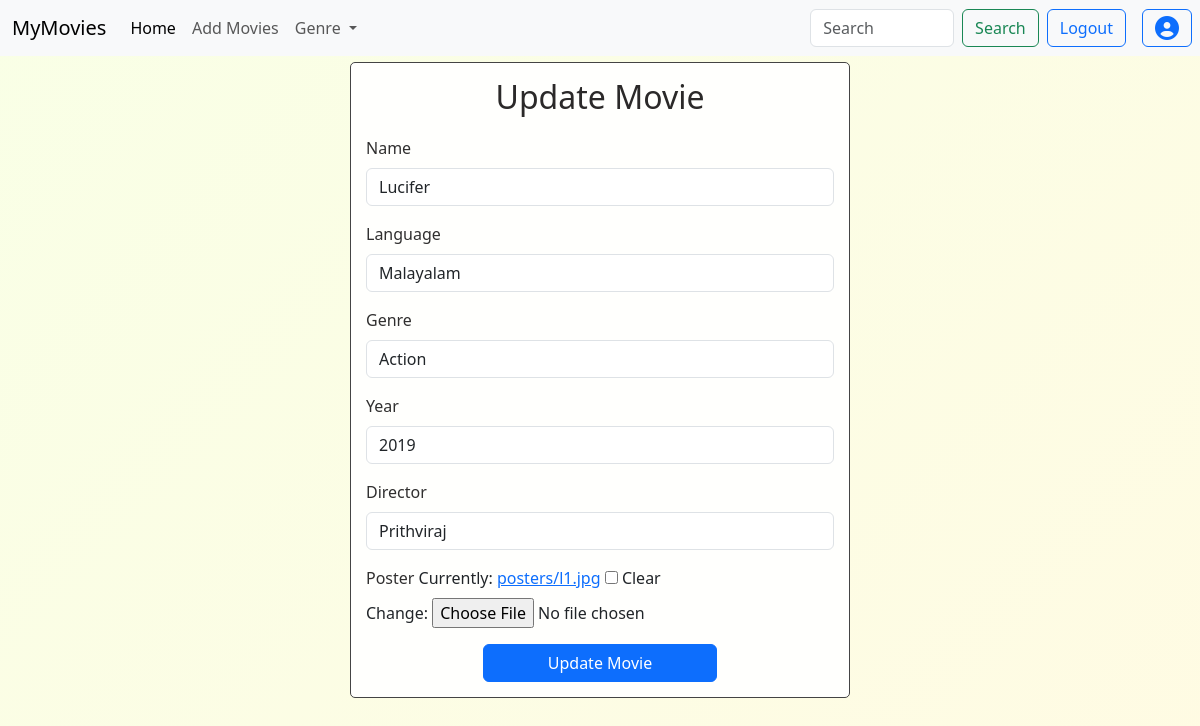
Page /movieupdate/7 (signed in) on the committed database.
### myapp/models.py (models this page shows, shortened)
class Movie(models.Model):
    name = models.CharField(max_length=100)
    LANGUAGE_CHOICES = [
        ('english', 'English'),
        ('hindi', 'Hindi'),
        ('tamil', 'Tamil'),
        ('telugu', 'Telugu'),
        ('malayalam', 'Malayalam'),
        ('kannada', 'Kannada'),
    ]
    language =  models.CharField(max_length=20, choices=LANGUAGE_CHOICES)
    GENRE_CHOICES = [
        ('action', 'Action'),
        ('comedy', 'Comedy'),
        ('drama', 'Drama'),
        ('horror', 'Horror'),
        ('romance', 'Romance'),
        ('thriller', 'Thriller'),
        ('sci-fi', 'Sci-Fi'),
    ]
    genre = models.CharField(max_length=20, choices=GENRE_CHOICES)
    year = models.IntegerField()
    director = models.CharField(max_length=100)
    poster = models.ImageField(upload_to='posters/', null=True, blank=True)

### myapp/views.py (the view, shortened to what this page needs)
# urls.py: path('movieupdate/<int:pk>',MovieUpdateView.as_view(),name='movieupdate'),
@method_decorator(decorator=is_super_user, name="dispatch")
class MovieUpdateView(View):
    def get(self, request, **kwargs):
        id = kwargs.get('pk')
        data = Movie.objects.get(id=id)
        form = MovieForm(instance=data)
        return render(request, 'movieupdate.html', {'form': form})

### myapp/forms.py
class MovieForm(forms.ModelForm):
    class Meta:
        model = Movie
        fields="__all__"
        widgets={
            'name': forms.TextInput(attrs={'class': 'form-control'}),
            'language': forms.Select(attrs={'class': 'form-control'}),
            'genre': forms.Select(attrs={'class': 'form-control'}),
            'year': forms.NumberInput(attrs={'class': 'form-control'}),
            'director': forms.TextInput(attrs={'class': 'form-control'}),}

### myapp/views.py (called while the page is built)
def is_super_user(fn):
    def wrapper(request, **kwargs):
        if request.user.is_superuser:
            return fn(request, **kwargs)
        else:
            return redirect('login')
    return wrapper

### myapp/templates/movieupdate.html (shortened to what this page needs)
<!DOCTYPE html>
<html lang="en">
<head>
    <link href="https://cdn.jsdelivr.net/npm/bootstrap@5.3.3/dist/css/bootstrap.min.css" rel="stylesheet"
>
</head>
<body style="overflow: hidden;">
    {% extends 'base.html' %}
    {% block content %}
    <div class="container p-3">
        <div class="form-container">
            <h2 class="form-title">Update Movie</h2>
            <form action="" method="post" enctype="multipart/form-data">
                {% for i in form %}
                <div class="mb-3">
                    <label for="{{ i.id_for_label }}" class="form-label">{{ i.label }}</label>
                    {{ i }}
                </div>
                {% empty %}
                <div class="alert alert-warning text-center" role="alert">
                    No form fields available to display.
                </div>
                {% endfor %}
                <div class="text-center"><button type="submit" class=" btn btn-primary">Update Movie</button></div>
            </form>
        </div>
    </div>
    {%endblock%}

### myapp/templates/movieupdate.html (style rules this page uses)
body { background: linear-gradient(135deg, #f9ffe6 0%, #fffbe3 100%); min-height: 100vh; color: #ddd; }
.form-container { max-width: 500px; margin: 30px auto; padding: 15px; background-color: #fffffd; border: 1px solid #444; border-radius: 5px; }
.form-title { text-align: center; margin-bottom: 20px; color: #2b2929; }
.form-label { color: #302f2f; }
.form-control { background-color: #3a3f41; color: #ddd; border: 1px solid #555; }
.btn-primary { width: 50%; padding: 10px; background-color: #1a73e8; border: none; }

### rows in the picture
Movie: form "Lucifer" "Malayalam" "Action" "2019" "Prithviraj"

### other values in the picture
{{ i.label }} "Name" "Language" "Genre" "Year" "Director" "Poster"
